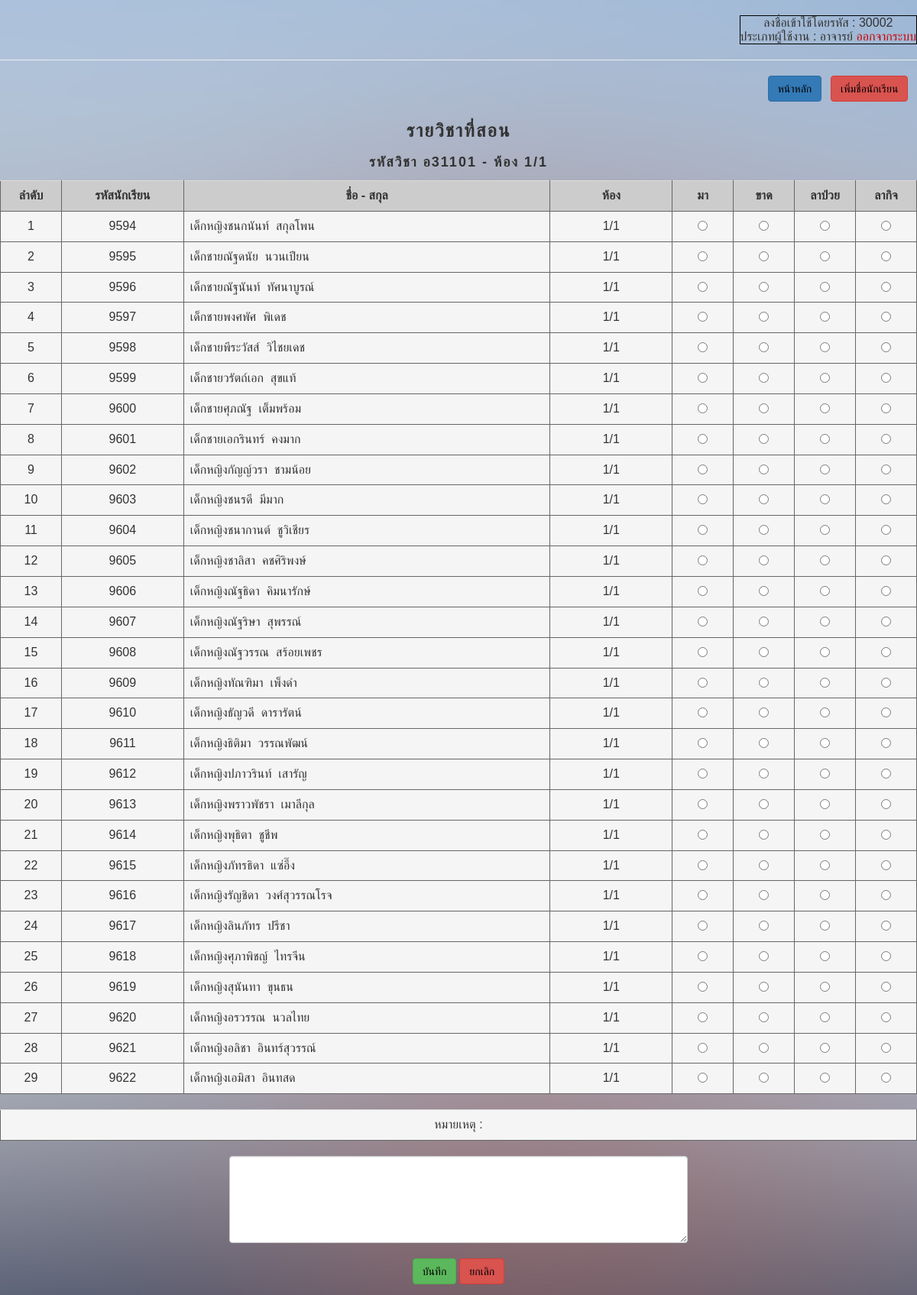
The app's page /html5up-dimension/checkattendance_check.php?subjectID=อ31101&class=1/1 (signed in) with its own data.
### tables this page shows
CREATE TABLE `student` (
  `studentID` varchar(255) NOT NULL,
  `studentName` varchar(255) NOT NULL,
  `studentLastname` varchar(255) NOT NULL,
  `classID` int(11) NOT NULL
);

CREATE TABLE `class` (
  `classID` int(11) NOT NULL,
  `class` varchar(255) NOT NULL
);

### html5up-dimension/checkattendance_check.php (the view, shortened to what this page needs)
<?php
if (!$_SESSION["uname"]){
	  Header("Location: Login.php");
}else{?>
<html>
	<head>
		<link rel="stylesheet" href="https://maxcdn.bootstrapcdn.com/bootstrap/3.3.7/css/bootstrap.min.css">
	</head>
<div class="abcd">
	<body background="/images/bg.jpg">
    <div align="right" class="a" ><br>
      <table border="1" bordercolor="#000000" cellpadding="5">
				<tr>
      		<td>
    		  <center> ลงชื่อเข้าใช้โดยรหัส :
    			<?php echo($_SESSION['userID']);?><br>
          ประเภทผู้ใช้งาน : <?php echo($_SESSION['typeUser']);?>
    			<a href="logout.php"><font color="#CC0000">ออกจากระบบ</font></a></center>
        </tr></td>
        </table>
				<hr>
    </div>
<div align="right">
	<a href="teacherpage.php"><button type="button" class="btn btn-primary"><font color="#000000">หน้าหลัก</font></button></a>	&nbsp;
	<a href="addstudents.php?subjectID=<?php echo $_GET['subjectID']."&class=".$_GET['class'];?>"><button type="button" class="btn btn-danger"><font color="#000000">เพิ่มชื่อนักเรียน</font></button></a> &nbsp;&nbsp;
</div>
<br>
<form name="frmMain" method="post" OnSubmit="return fncSubmit();" action="confirmcheckattendance.php?subjectID=<?php echo $_GET['subjectID']."&class=".$_GET['class'];?>" >
<center><h3>รายวิชาที่สอน</h3>
<h4>รหัสวิชา <?php echo $_GET['subjectID']; echo "  -    ห้อง  "; echo $_GET['class'];  ?></h4>
</center>
<div class="table-responsive">
<table class="table table-hover" width="800" border="1" align="center" bordercolor="#666666">
	<tr>
		<td width="50" align="center" bgcolor="#CCCCCC"><strong>ลำดับ</strong></td>
		<td width="100"align="center" bgcolor="#CCCCCC"><strong>รหัสนักเรียน</strong></td>
		<td width="300" align="center" bgcolor="#CCCCCC"><strong>ชื่อ - สกุล</strong></td>
		<td width="100" align="center" bgcolor="#CCCCCC"><strong>ห้อง</strong></td>
		<td width="50" align="center" bgcolor="#CCCCCC"><strong>มา</strong></td>
		<td width="50" align="center" bgcolor="#CCCCCC"><strong>ขาด</strong></td>
		<td width="50" align="center" bgcolor="#CCCCCC"><strong>ลาป่วย</strong></td>
		<td width="50" align="center" bgcolor="#CCCCCC"><strong>ลากิจ</strong></td>
</tr>
<?php
include ("connectDB.php");
$strSQL = mysqli_query($mysqli,"select * from class where class='".$_GET['class']."'");
$objResult = mysqli_fetch_array($strSQL);
$strSLQ2 = "select * from student,class where student.classID=class.classID and student.classID='".$objResult['classID']."' order by studentID";
$result = mysqli_query($mysqli, $strSLQ2);
$i=1;
while($row = mysqli_fetch_array($result))
{
	echo "<tr class='active'>";
	echo "<td align='center'>" .$i. "</td>";
echo "<td align='center'>" .$row['studentID']. "</td>"; ?>
<?php
echo "<td align='left'>" .$row['studentName']."&nbsp&nbsp".$row['studentLastname']. "</td>";
echo "<td align='center'>" .$row['class']. "</td>";
echo "<td align='center'><input type='radio' name='typeAttendance_".$i."' id='typeAttendance_".$i."' value='10001'></td>";
echo "<td align='center'><input type='radio' name='typeAttendance_".$i."' id='typeAttendance_".$i."' value='10002'></td>";
echo "<td align='center'><input type='radio' name='typeAttendance_".$i."' id='typeAttendance_".$i."' value='10003'></td>";
echo "<td align='center'><input type='radio' name='typeAttendance_".$i."' id='typeAttendance_".$i."' value='10004'></td>";
echo "</tr>";
$i=$i+1;
}
?>
</table>
<table class="table table-hover" width="800" border="1" align="center" bordercolor="#666666">
	<tr class='active'>
		<td>
	<center>หมายเหตุ : </center>
		</td>
	</tr>
</table>
<div class="container"align="center">
 <textarea class="form-control" rows="5" name="note" style="width: 600px"></textarea>
	<br>
	<button type="submit" name="Submit" class="btn btn-success"><font color="#000000">บันทึก</font></button>
	<a href="checkattendance.php"><button type="button" class="btn btn-danger"><font color="#000000">ยกเลิก</font></button></a>
</div>
</form>
	</body>
</html>
<?php }?>

### html5up-dimension/checkattendance_check.php (style rules this page uses)
div.abcd { font-family: "FontAwesome",sans-serif; }
div.abcd h1,h2,h3,h4,h5 { display: block; font-weight: 600; letter-spacing: 0.2rem; line-height: 1.5; margin: 0 0 1rem 0; text-transform: uppercase; }

### records on screen
student: studentID "9594", studentName "เด็กหญิงชนกนันท์", studentLastname "สกุลโพน", classID.class "1/1"
student: studentID "9595", studentName "เด็กชายณัฐดนัย", studentLastname "นวนเปียน", classID.class "1/1"
student: studentID "9596", studentName "เด็กชายณัฐนันท์", studentLastname "ทัศนาบูรณ์", classID.class "1/1"
student: studentID "9597", studentName "เด็กชายพงศพัศ", studentLastname "พิเดช", classID.class "1/1"
student: studentID "9598", studentName "เด็กชายพีระวัสส์", studentLastname "วิไชยเดช", classID.class "1/1"
student: studentID "9599", studentName "เด็กชายวรัตถ์เอก", studentLastname "สุขแท้", classID.class "1/1"
student: studentID "9600", studentName "เด็กชายศุภณัฐ", studentLastname "เต็มพร้อม", classID.class "1/1"
student: studentID "9601", studentName "เด็กชายเอกรินทร์", studentLastname "คงมาก", classID.class "1/1"
student: studentID "9602", studentName "เด็กหญิงกัญญ์วรา", studentLastname "ชามน้อย", classID.class "1/1"
student: studentID "9603", studentName "เด็กหญิงชนรดี", studentLastname "มีมาก", classID.class "1/1"
student: studentID "9604", studentName "เด็กหญิงชนากานต์", studentLastname "ชูวิเชียร", classID.class "1/1"
student: studentID "9605", studentName "เด็กหญิงชาลิสา", studentLastname "คชศิริพงษ์", classID.class "1/1"
student: studentID "9606", studentName "เด็กหญิงณัฐธิดา", studentLastname "คิมนารักษ์", classID.class "1/1"
student: studentID "9607", studentName "เด็กหญิงณัฐริษา", studentLastname "สุพรรณ์", classID.class "1/1"
student: studentID "9608", studentName "เด็กหญิงณัฐวรรณ", studentLastname "สร้อยเพชร", classID.class "1/1"
student: studentID "9609", studentName "เด็กหญิงทัณฑิมา", studentLastname "เพ็งดำ", classID.class "1/1"
student: studentID "9610", studentName "เด็กหญิงธัญวดี", studentLastname "ดารารัตน์", classID.class "1/1"
student: studentID "9611", studentName "เด็กหญิงธิติมา", studentLastname "วรรณพัฒน์", classID.class "1/1"
student: studentID "9612", studentName "เด็กหญิงปภาวรินท์", studentLastname "เสารัญ", classID.class "1/1"
student: studentID "9613", studentName "เด็กหญิงพราวพัชรา", studentLastname "เมาลีกุล", classID.class "1/1"
student: studentID "9614", studentName "เด็กหญิงพุธิตา", studentLastname "ชูชีพ", classID.class "1/1"
student: studentID "9615", studentName "เด็กหญิงภัทรธิดา", studentLastname "แซ่อึ๊ง", classID.class "1/1"
student: studentID "9616", studentName "เด็กหญิงรัญชิดา", studentLastname "วงศ์สุวรรณโรจ", classID.class "1/1"
student: studentID "9617", studentName "เด็กหญิงลินภัทร", studentLastname "ปรีชา", classID.class "1/1"
student: studentID "9618", studentName "เด็กหญิงศุภาพิชญ์", studentLastname "ไทรจีน", classID.class "1/1"
student: studentID "9619", studentName "เด็กหญิงสุนันทา", studentLastname "ขุนธน", classID.class "1/1"
student: studentID "9620", studentName "เด็กหญิงอรวรรณ", studentLastname "นวลไทย", classID.class "1/1"
student: studentID "9621", studentName "เด็กหญิงอลิชา", studentLastname "อินทร์สุวรรณ์", classID.class "1/1"
student: studentID "9622", studentName "เด็กหญิงเอมิสา", studentLastname "อินทสด", classID.class "1/1"

### other values on screen
$_SESSION['userID'] "30002"
$_SESSION['typeUser'] "อาจารย์"
$_GET['subjectID'] "อ31101"
$_GET['class'] "1/1"
